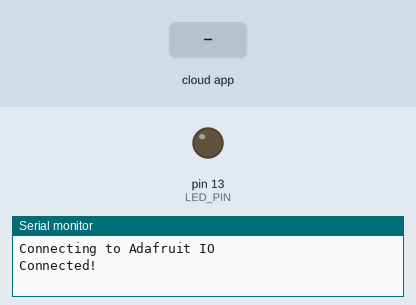
This sketch was run on a simulated Arduino Uno, built for the host (arithmetic inside an expression is 32-bit, double 64-bit). On the bench: output pins drawn as LEDs (lit = HIGH), the last lines printed to the serial monitor. Inputs (shaded band) come from the test bench.

Above: at 2.7 s.
2.8 s: the phone or cloud app sets digital to 1
At 3.4 s:
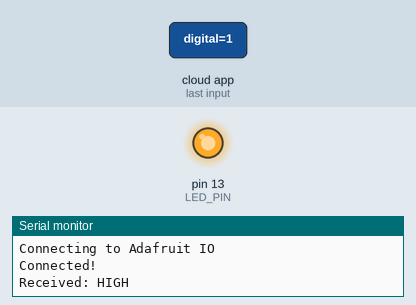
4.3 s: the phone or cloud app sets digital to 0
At 4.7 s:
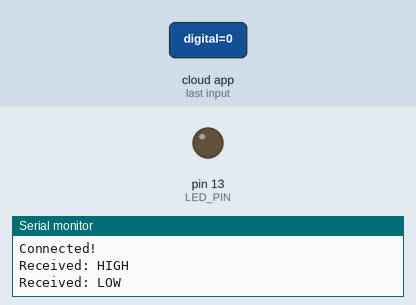
Timing chart, 0 to 7.3 s (numbered marks = the images above; inputs shaded):
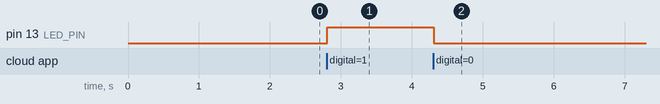

The sketch:

adafruitio_11.12.2025.ino
```cpp
#define IO_USERNAME "yourname"
#define IO_KEY      "yourkey"

#define WIFI_SSID   "ssid"
#define WIFI_PASS   "qazwsx12"

#define LED_PIN LED_BUILTIN   // ESP32 built-in LED

#include "AdafruitIO_WiFi.h"
AdafruitIO_WiFi io(IO_USERNAME, IO_KEY, WIFI_SSID, WIFI_PASS);

AdafruitIO_Feed *digital = io.feed("digital");

unsigned long lastCheck = 0;
const unsigned long interval = 5000; // 5 seconds

void setup() {
  Serial.begin(115200);
  pinMode(LED_PIN, OUTPUT);

  Serial.print("Connecting to Adafruit IO");
  io.connect();

  digital->onMessage(handleMessage);

  while (io.status() < AIO_CONNECTED) {
    Serial.print(".");
    delay(500);
  }

  Serial.println("\nConnected!");

  digital->get();
}

void loop() {
  io.run();  // sürekli çalışması zorunlu

  unsigned long now = millis();
  if (now - lastCheck >= interval) {
    lastCheck = now;
    Serial.println("5 saniyelik IO kontrol döngüsü çalıştı.");
  }
}

void handleMessage(AdafruitIO_Data *data) {

  int level = data->toPinLevel();
  Serial.print("Received: ");
  Serial.println(level == HIGH ? "HIGH" : "LOW");

  digitalWrite(LED_PIN, level);
}
```

Measured:
- after the input at 2.8 s, pin 13 (LED_PIN): LOW → HIGH at once
- after the input at 4.3 s, pin 13 (LED_PIN): HIGH → LOW at once
